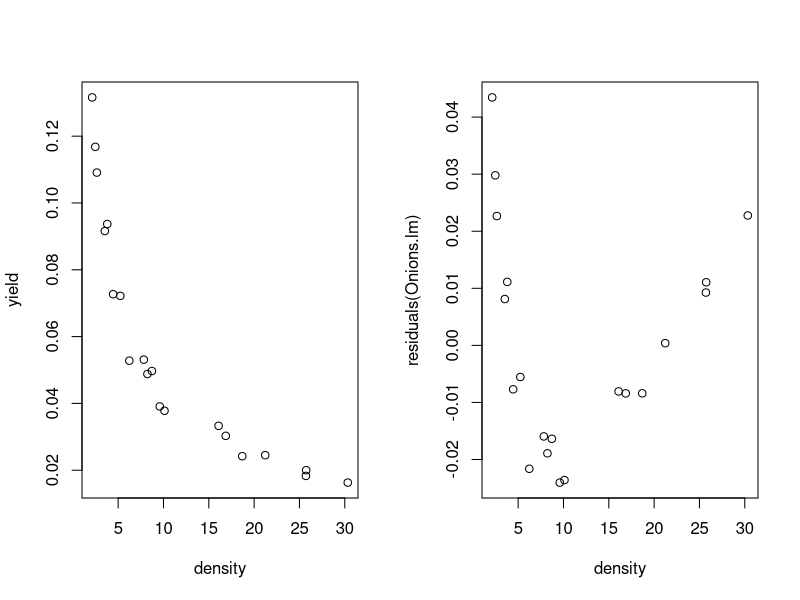
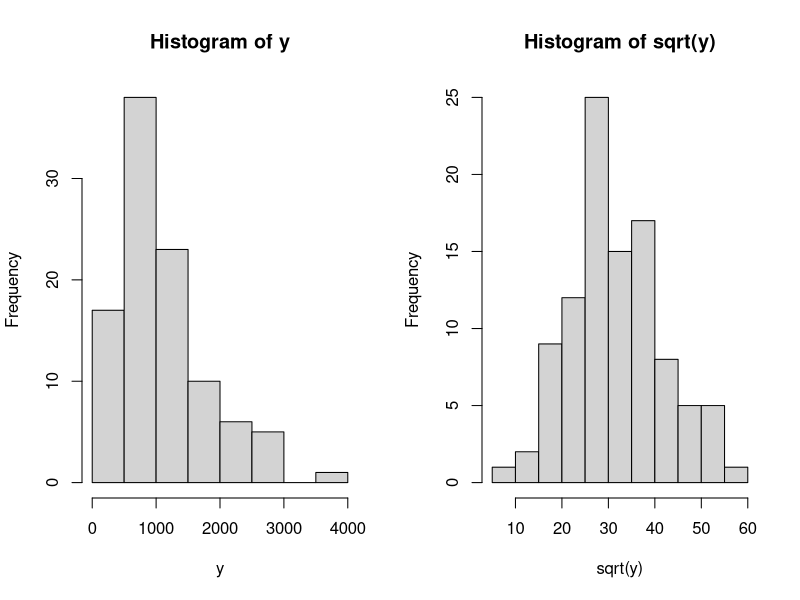
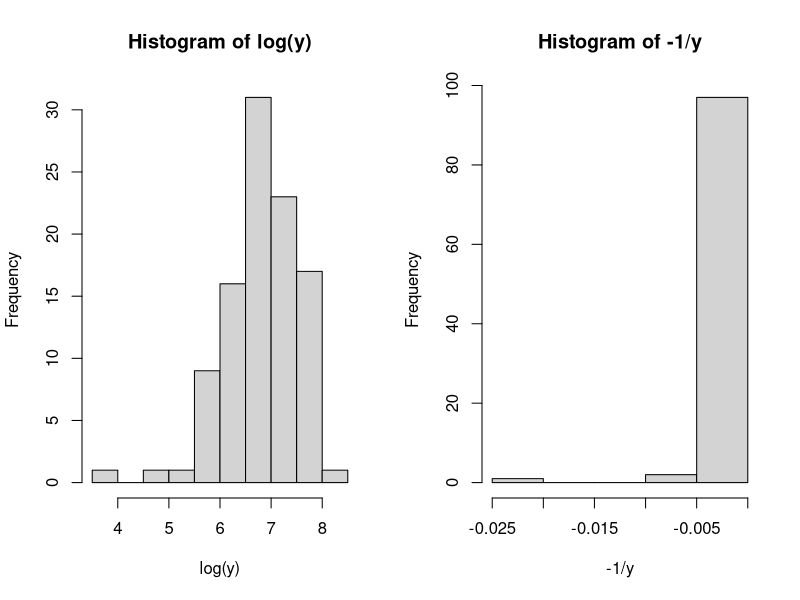
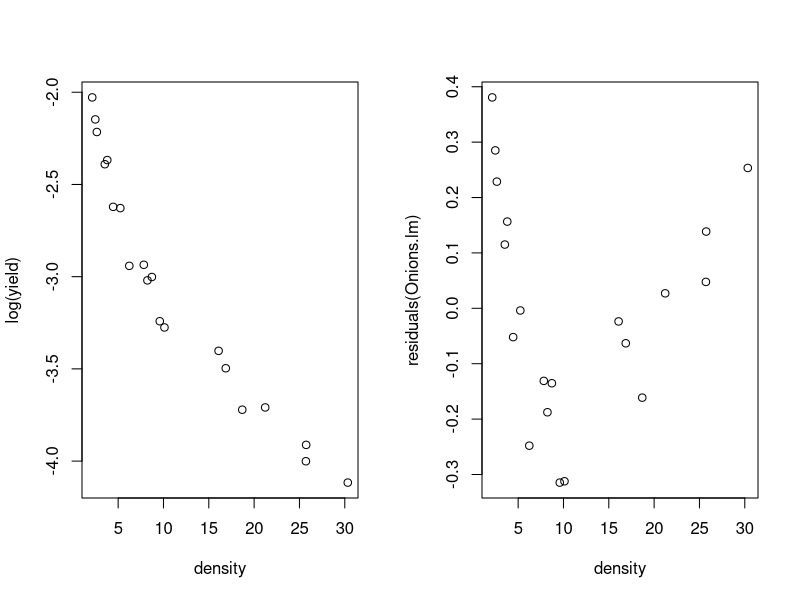
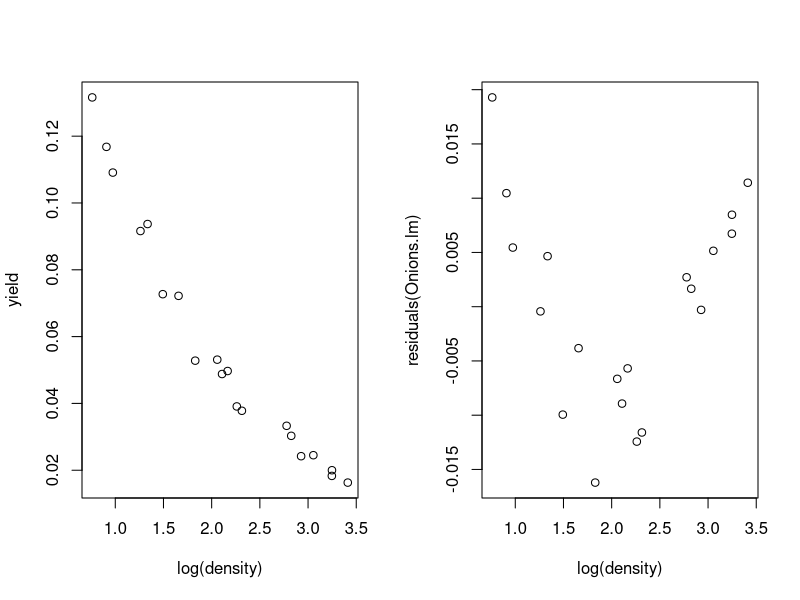
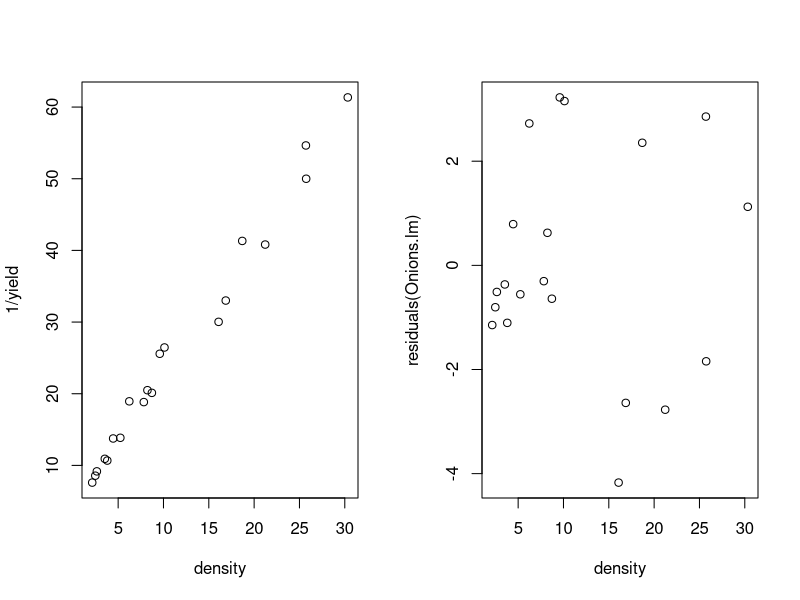
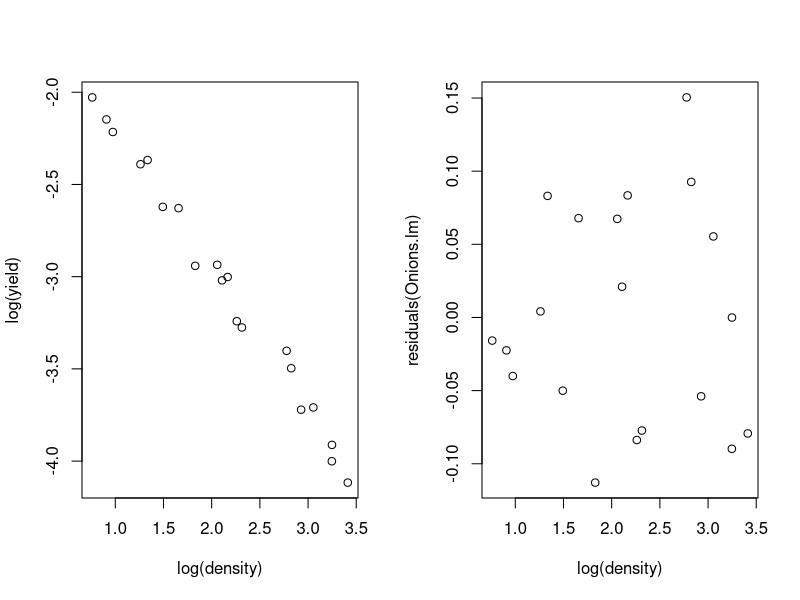
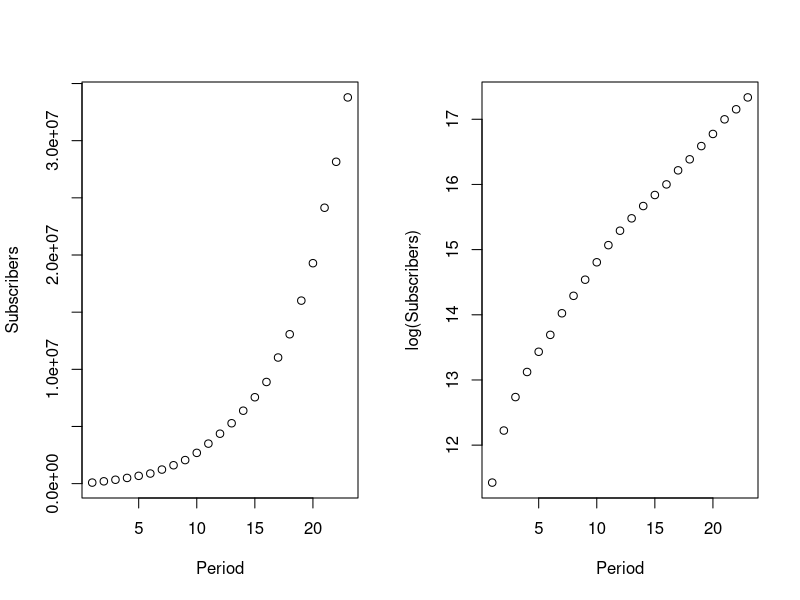

Generate these figures, in order, with R:
## ---- chunk 1
library(knitr)
opts_chunk$set(dev=c("png", "pdf"))
opts_chunk$set(fig.height=6, fig.width=7, fig.path="Figures/", fig.alt="unlabelled")
opts_chunk$set(comment="", fig.align="center", tidy=TRUE)
options(knitr.kable.NA = '')
library(tidyverse)
library(broom)
## ---- chunk 2
Onions = read.csv(file="../../data/Onions.csv",header=TRUE)
par(mfrow=c(1,2))
Onions.lm = lm(yield~density , data=Onions)
plot(yield~density , data=Onions)
plot(residuals(Onions.lm)~ density, data=Onions)
## ---- chunk 3
par(mfrow=c(1,2))
y= (rnorm(100, 10,2))^3
hist(y)
hist(sqrt(y))
hist(log(y))
hist(-1/y)
## ---- chunk 4
Onions.lm = lm(log(yield)~density , data=Onions)
plot(log(yield)~density , data=Onions)
plot(residuals(Onions.lm)~ density, data=Onions)
## ---- chunk 5
Onions.lm = lm(yield~log(density) , data=Onions)
plot(yield~log(density) , data=Onions)
plot(residuals(Onions.lm)~ log(density), data=Onions)
## ---- chunk 6
par(mfrow=c(1,2))
Onions.lm = lm(1/yield~density , data=Onions)
plot(1/yield~density , data=Onions)
plot(residuals(Onions.lm)~ density, data=Onions)
## ---- chunk 7
par(mfrow=c(1,2))
Onions.lm = lm(log(yield)~log(density ), data=Onions)
plot(log(yield)~log(density) , data=Onions)
plot(residuals(Onions.lm)~ log(density), data=Onions)
## ---- chunk 8
Cellular = read.csv(file = "../../data/Cellular.csv")
head(Cellular)
plot(Subscribers ~ Period, data=Cellular)
## ---- chunk 9
plot(log(Subscribers)~ Period, data=Cellular)
## ---- chunk 10
Cellular2 = Cellular |> filter(Period>9)
Cellular2.lm = lm(log(Subscribers)~Period, data=Cellular2 )
plot(residuals(Cellular2.lm) ~Period , data=Cellular2)
## ---- chunk 11
Cellular3 = Cellular |> filter(Period>10)
Cellular3.lm = lm(log(Subscribers)~Period, data=Cellular3)
plot(residuals(Cellular3.lm) ~Period , data=Cellular3)
## ---- chunk 12
Read= read.csv( file="../../data/READ.csv",header=TRUE)
head(Read)
boxplot(Magazines~ Educgrp, data=Read)
## ---- chunk 13
boxplot(sqrt(Magazines)~ Educgrp, data=Read)
boxplot(log(1+Magazines)~ Educgrp, data=Read)
